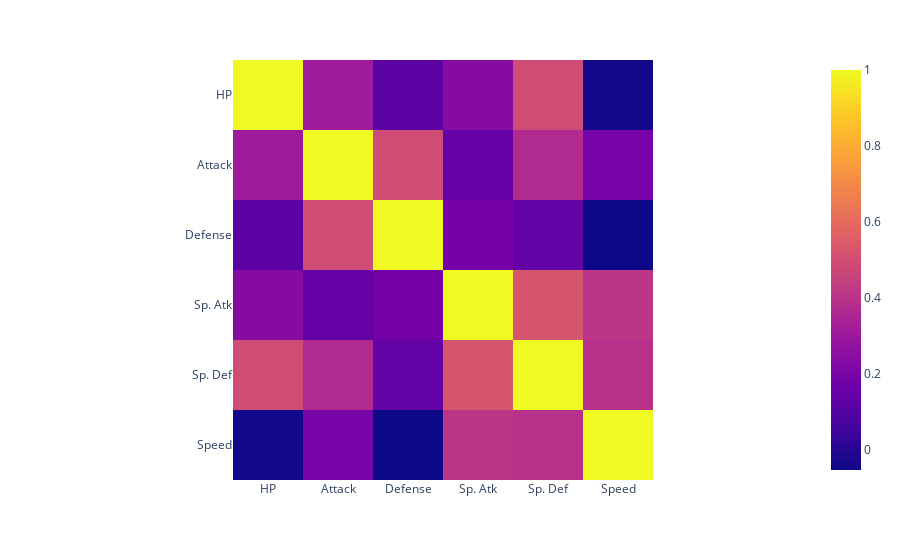

Notebook cell for this chart:
### Code cell
corr=df_copy.corr()
labels=list(df_copy)
fig=px.imshow(corr, x=labels,y=labels)
fig.show()

### Figure 1 — Plotly figure (JSON) as saved in the notebook; plotly's stock layout.template omitted (floating-point values rounded to 4 significant figures)
{"data": [{"coloraxis": "coloraxis", "hovertemplate": "x: %{x}<br>y: %{y}<br>color: %{z}<extra></extra>", "type": "heatmap", "x": ["HP", "Attack", "Defense", "Sp. Atk", "Sp. Def", "Speed"], "y": ["HP", "Attack", "Defense", "Sp. Atk", "Sp. Def", "Speed"], "z": [[1, 0.3068, 0.1198, 0.2366, 0.491, -0.04094], [0.3068, 1, 0.492, 0.1463, 0.3691, 0.1947], [0.1198, 0.492, 1, 0.1876, 0.1399, -0.05325], [0.2366, 0.1463, 0.1876, 1, 0.5229, 0.4115], [0.491, 0.3691, 0.1399, 0.5229, 1, 0.3927], [-0.04094, 0.1947, -0.05325, 0.4115, 0.3927, 1]]}], "layout": {"coloraxis": {"colorscale": [[0, "#0d0887"], [0.1111, "#46039f"], [0.2222, "#7201a8"], [0.3333, "#9c179e"], [0.4444, "#bd3786"], [0.5556, "#d8576b"], [0.6667, "#ed7953"], [0.7778, "#fb9f3a"], [0.8889, "#fdca26"], [1, "#f0f921"]]}, "margin": {"t": 60}, "xaxis": {"constrain": "domain", "scaleanchor": "y"}, "yaxis": {"autorange": "reversed", "constrain": "domain"}}}
